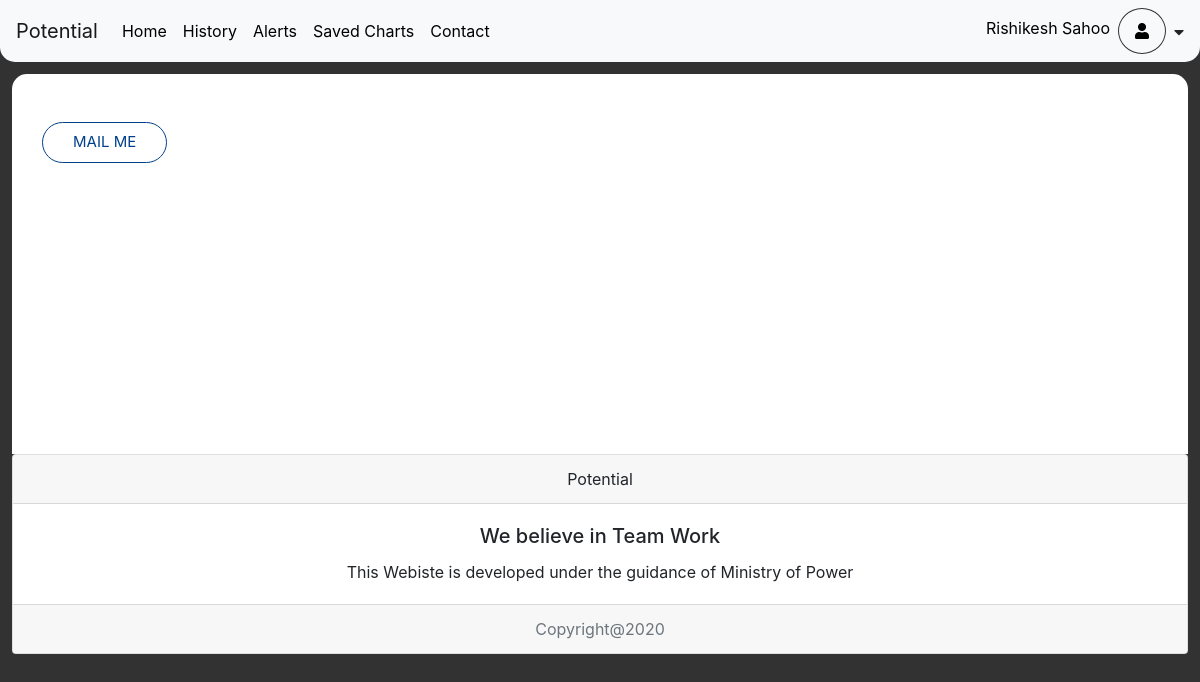
The page /power/alert/ (signed in) on the database as committed earlier.
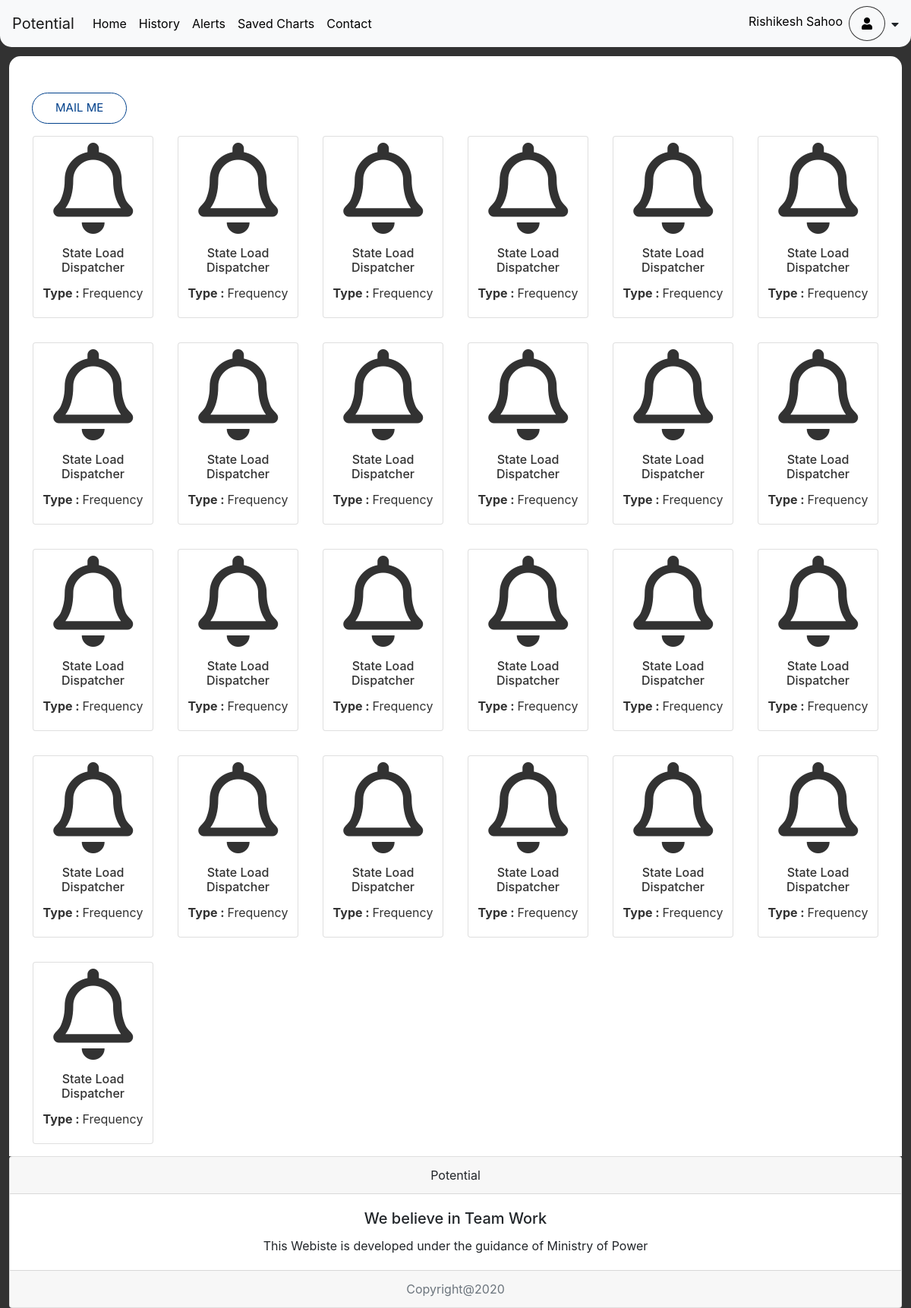
The same page on the database as committed later.
### power/models.py (models this page shows, shortened)
class Alert(models.Model):
    uid = models.IntegerField(default=2)
    name = models.CharField(max_length=100)
    starttime = models.CharField(max_length=100)
    endtime = models.CharField(max_length=100)
    key = models.CharField(max_length=100)
    avgvalue = models.CharField(max_length=100)
    minmattr = models.CharField(max_length=100)
    minmvalue = models.CharField(max_length=100)
    maxmattr = models.CharField(max_length=100)
    maxmvalue = models.CharField(max_length=100)
    attr = models.IntegerField(default=0)

### power/views.py (the view)
def alert(request):
	if 'uid' in request.session:
		uid = request.session['uid']
		results = Alert.objects.filter(uid=uid)
		return render(request, 'power/alerts.html', context={"results":results})
	else:
		return HttpResponse("Please Login")

### power/templates/power/alerts.html (shortened to what this page needs)
{% extends 'power/base.html' %}
{% block body %}
<div class="content-wrapper">
<div class="container-fluid">
    <div class="row pt-5">
        <div class="col-md-12">
            <div class="container-fluid">
                <a class="btn btn-lg about-us-btn" onclick="sendMail()" href="#" role="button">MAIL ME</a>
                <div class="row">
                    {% for result in results %}
                    <div class="col-md-2 col-6 p-3">
    					<a href="/power/getalert?alertid={{result.pk}}" class="card text-center p-2" style="height: 240px;">
                         <i class="far fa-bell"></i>
                          <div style="padding: 0px;" class="card-body">
                            <h6 class="card-title mt-3">{{result.name}}</h6>
                            {% if result.attr %}
                            <p><b>Type : </b>Power Drawl</p>
                            {% else %}
                            <p><b>Type : </b>Frequency</p>
                            {% endif %}
                          </div>
                        </a>
                    </div>
                    {% endfor %}
                </div>
            </div>
        </div>
    </div>
</div>
</div>
{% endblock body %}
{% block custom_header_right %}
<li class="nav-item">
    <a class="nav-link" href="{% url 'power:user_dash' %}">{{request.session.name}}<span class="sr-only">(current)</span></a>
</li>
<li class="nav-item dropdown user-icon">
    <a href="#" class="nav-link dropdown-toggle" data-toggle="dropdown" ><i class="fas fa-user"></i></a>
</li>
<li><i class="fas fa-caret-down pt-3 pl-2"></i></li>
{% endblock custom_header_right %}

### power/templates/power/base.html (shortened to what this page needs)
{% load staticfiles %}
<!DOCTYPE html>
<html lang="en">
<head>
    <link rel="stylesheet" href="https://maxcdn.bootstrapcdn.com/bootstrap/4.0.0/css/bootstrap.min.css">
    <link rel="stylesheet" href="https://use.fontawesome.com/releases/v5.8.2/css/all.css">
    <link href="https://cdnjs.cloudflare.com/ajax/libs/twitter-bootstrap/4.5.0/css/bootstrap.min.css" rel="stylesheet">
</head>
<body>
    <link rel="stylesheet" href="https://stackpath.bootstrapcdn.com/font-awesome/4.7.0/css/font-awesome.min.css">
    <nav class="navbar navbar-expand-lg navbar-light bg-light">
        <a class="navbar-brand" href="{% url 'power:index' %}">Potential</a>
        <div class="collapse navbar-collapse" id="navbarSupportedContent">
            <ul class="navbar-nav mr-auto">
            <li class="nav-item {% if homelink %} active {% endif %}">
                <a class="nav-link" href="
                {% if request.session.uid %}
                    {% if request.session.is_user %} {% url 'power:user_dash' %}
                    {% else %} {% url 'power:govt_dash' %}
                    {% endif %}
                {% else %} {% url 'power:index' %}
                {% endif %}">Home <span class="sr-only">(current)</span></a>
            </li>
            {% if request.session.uid %}
            <li class="nav-item">
                <a class="nav-link" href="{% url 'power:history' %}">History <span class="sr-only">(current)</span></a>
            </li>
            <li class="nav-item">
                <a class="nav-link" href="{% url 'power:alert' %}">Alerts <span class="sr-only">(current)</span></a>
            </li>
            <li class="nav-item">
                <a class="nav-link" href="{% url 'power:history' %}">Saved Charts <span class="sr-only">(current)</span></a>
            </li>
            {% endif %}
            <li class="nav-item">
                <a class="nav-link" data-toggle="modal" data-target="#contactmodal" href="#" >Contact<span class="sr-only">(current)</span></a>
            </li>
            </ul>
            <ul class="nav navbar-nav ml-auto">
            {% block custom_header_right %}{% endblock custom_header_right %}
            </ul>
        </div>
    </nav>
    {% block body %}
    {% endblock body %}
    <div style="margin-left:12px;margin-right: 12px;margin-top: 0px !important;margin-bottom: 0;" class="card text-center">
      <div class="card-header">
        Potential
      </div>
      <div class="card-body">
        <h5 class="card-title">We believe in Team Work</h5>
        <p class="card-text">This Webiste is developed under the guidance of Ministry of Power</p>
      </div>
      <div class="card-footer text-muted">
        Copyright@2020
      </div>
    </div>
</body>
</html>

### power/templates/power/base.html (style rules this page uses)
body { background-color: rgb(50,50,50); }
nav { border-radius: 0 0 15px 15px; }
.content-wrapper { background-color: white; min-height: 380px; height: 100%; margin: 12px 12px 0 12px; border-radius: 15px 15px 0 0; }
.user-icon { border : 1px solid rgb(50,50,50); padding: 2px 8px; border-radius: 50%; font-size: 16px; cursor: pointer; }
.dropdown-toggle::after { display: none; }
li a { color: black !important; }
.about-us-btn { color: #00408B; border:1px solid #00408B; border-radius: 30px; padding: 8px 30px; font-size: 15px; }

### power/templates/power/alerts.html (style rules this page uses)
.fa-bell { font-size: 120px; }
a { color: rgb(50,50,50); }

Rows that differ between the two databases and show on the page:
added Alert: name "State Load Dispatcher", shows "Type :", attr "Frequency"
added Alert: name "State Load Dispatcher", shows "Type :", attr "Frequency"
added Alert: name "State Load Dispatcher", shows "Type :", attr "Frequency"
added Alert: name "State Load Dispatcher", shows "Type :", attr "Frequency"
added Alert: name "State Load Dispatcher", shows "Type :", attr "Frequency"
added Alert: name "State Load Dispatcher", shows "Type :", attr "Frequency"
added Alert: name "State Load Dispatcher", shows "Type :", attr "Frequency"
added Alert: name "State Load Dispatcher", shows "Type :", attr "Frequency"
added Alert: name "State Load Dispatcher", shows "Type :", attr "Frequency"
added Alert: name "State Load Dispatcher", shows "Type :", attr "Frequency"
added Alert: name "State Load Dispatcher", shows "Type :", attr "Frequency"
added Alert: name "State Load Dispatcher", shows "Type :", attr "Frequency"
added Alert: name "State Load Dispatcher", shows "Type :", attr "Frequency"
added Alert: name "State Load Dispatcher", shows "Type :", attr "Frequency"
added Alert: name "State Load Dispatcher", shows "Type :", attr "Frequency"
added Alert: name "State Load Dispatcher", shows "Type :", attr "Frequency"
added Alert: name "State Load Dispatcher", shows "Type :", attr "Frequency"
added Alert: name "State Load Dispatcher", shows "Type :", attr "Frequency"
added Alert: name "State Load Dispatcher", shows "Type :", attr "Frequency"
added Alert: name "State Load Dispatcher", shows "Type :", attr "Frequency"
added Alert: name "State Load Dispatcher", shows "Type :", attr "Frequency"
added Alert: name "State Load Dispatcher", shows "Type :", attr "Frequency"
added Alert: name "State Load Dispatcher", shows "Type :", attr "Frequency"
added Alert: name "State Load Dispatcher", shows "Type :", attr "Frequency"
added Alert: name "State Load Dispatcher", shows "Type :", attr "Frequency"
